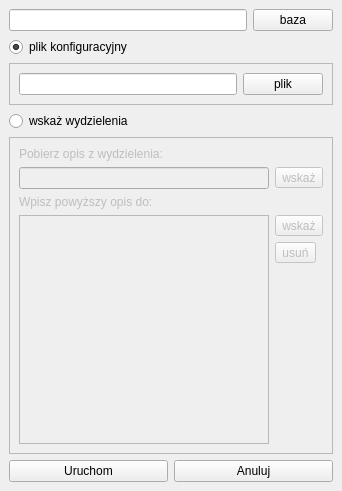
<?xml version="1.0" encoding="UTF-8"?>
<ui version="4.0">
 <class>DockWidget</class>
 <widget class="QDockWidget" name="DockWidget">
  <property name="geometry">
   <rect>
    <x>0</x>
    <y>0</y>
    <width>342</width>
    <height>491</height>
   </rect>
  </property>
  <property name="windowTitle">
   <string>Klonuj opis wydzielenia</string>
  </property>
  <widget class="QWidget" name="dockWidgetContents">
   <layout class="QVBoxLayout" name="verticalLayout_4">
    <item>
     <layout class="QHBoxLayout" name="horizontalLayout_2">
      <item>
       <widget class="QLineEdit" name="lineEdit_baza"/>
      </item>
      <item>
       <widget class="QPushButton" name="pushButton_baza">
        <property name="text">
         <string>baza</string>
        </property>
       </widget>
      </item>
     </layout>
    </item>
    <item>
     <widget class="QRadioButton" name="radioButton_k">
      <property name="text">
       <string>plik konfiguracyjny</string>
      </property>
      <property name="checked">
       <bool>true</bool>
      </property>
     </widget>
    </item>
    <item>
     <widget class="QFrame" name="frame_k">
      <property name="frameShape">
       <enum>QFrame::StyledPanel</enum>
      </property>
      <property name="frameShadow">
       <enum>QFrame::Raised</enum>
      </property>
      <layout class="QVBoxLayout" name="verticalLayout_2">
       <item>
        <layout class="QHBoxLayout" name="horizontalLayout_4">
         <item>
          <widget class="QLineEdit" name="lineEdit_plik"/>
         </item>
         <item>
          <widget class="QPushButton" name="pushButton_plik">
           <property name="text">
            <string>plik</string>
           </property>
          </widget>
         </item>
        </layout>
       </item>
      </layout>
     </widget>
    </item>
    <item>
     <widget class="QRadioButton" name="radioButton_i">
      <property name="text">
       <string>wskaż wydzielenia</string>
      </property>
     </widget>
    </item>
    <item>
     <widget class="QFrame" name="frame_i">
      <property name="enabled">
       <bool>false</bool>
      </property>
      <property name="frameShape">
       <enum>QFrame::StyledPanel</enum>
      </property>
      <property name="frameShadow">
       <enum>QFrame::Raised</enum>
      </property>
      <layout class="QVBoxLayout" name="verticalLayout_3">
       <item>
        <widget class="QLabel" name="label">
         <property name="text">
          <string>Pobierz opis z wydzielenia:</string>
         </property>
        </widget>
       </item>
       <item>
        <layout class="QHBoxLayout" name="horizontalLayout">
         <item>
          <widget class="QLineEdit" name="lineEdit_z"/>
         </item>
         <item>
          <widget class="QToolButton" name="toolButton_z">
           <property name="text">
            <string>wskaż</string>
           </property>
          </widget>
         </item>
        </layout>
       </item>
       <item>
        <widget class="QLabel" name="label_2">
         <property name="text">
          <string>Wpisz powyższy opis do:</string>
         </property>
        </widget>
       </item>
       <item>
        <layout class="QHBoxLayout" name="horizontalLayout_3">
         <item>
          <widget class="QListWidget" name="listWidget"/>
         </item>
         <item>
          <layout class="QVBoxLayout" name="verticalLayout">
           <item>
            <widget class="QToolButton" name="toolButton_do">
             <property name="text">
              <string>wskaż</string>
             </property>
            </widget>
           </item>
           <item>
            <widget class="QToolButton" name="toolButton_usun">
             <property name="text">
              <string>usuń</string>
             </property>
            </widget>
           </item>
           <item>
            <spacer name="verticalSpacer">
             <property name="orientation">
              <enum>Qt::Vertical</enum>
             </property>
             <property name="sizeHint" stdset="0">
              <size>
               <width>20</width>
               <height>40</height>
              </size>
             </property>
            </spacer>
           </item>
          </layout>
         </item>
        </layout>
       </item>
      </layout>
     </widget>
    </item>
    <item>
     <layout class="QHBoxLayout" name="horizontalLayout_5">
      <item>
       <widget class="QPushButton" name="pushButton_uruchom">
        <property name="text">
         <string>Uruchom</string>
        </property>
       </widget>
      </item>
      <item>
       <widget class="QPushButton" name="pushButton_anuluj">
        <property name="text">
         <string>Anuluj</string>
        </property>
       </widget>
      </item>
     </layout>
    </item>
   </layout>
  </widget>
 </widget>
 <resources/>
 <connections>
  <connection>
   <sender>radioButton_k</sender>
   <signal>toggled(bool)</signal>
   <receiver>frame_k</receiver>
   <slot>setEnabled(bool)</slot>
   <hints>
    <hint type="sourcelabel">
     <x>172</x>
     <y>102</y>
    </hint>
    <hint type="destinationlabel">
     <x>262</x>
     <y>147</y>
    </hint>
   </hints>
  </connection>
  <connection>
   <sender>radioButton_i</sender>
   <signal>toggled(bool)</signal>
   <receiver>frame_i</receiver>
   <slot>setEnabled(bool)</slot>
   <hints>
    <hint type="sourcelabel">
     <x>172</x>
     <y>202</y>
    </hint>
    <hint type="destinationlabel">
     <x>224</x>
     <y>395</y>
    </hint>
   </hints>
  </connection>
 </connections>
</ui>
